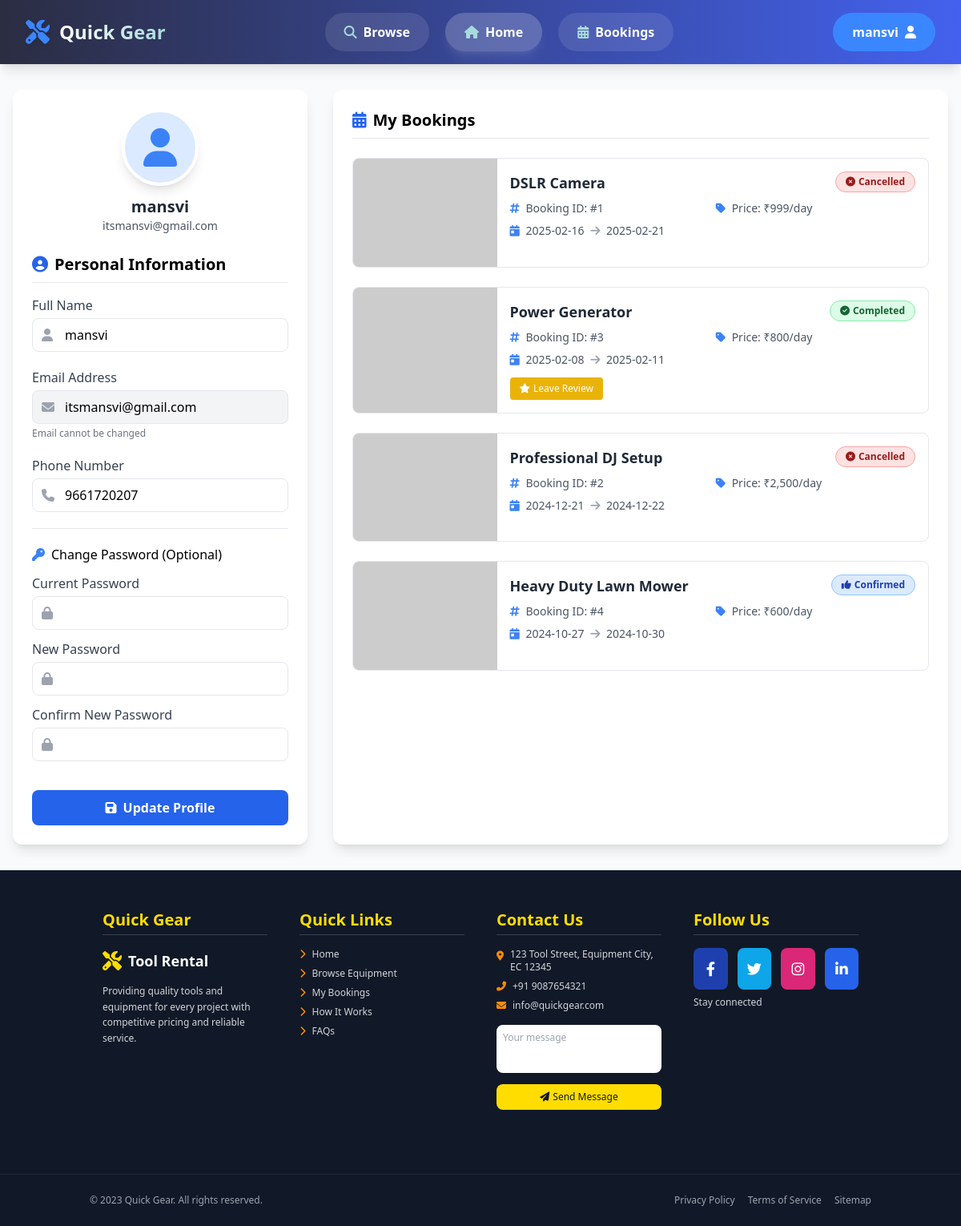
Before: /profile.php (signed in) with the older database file.
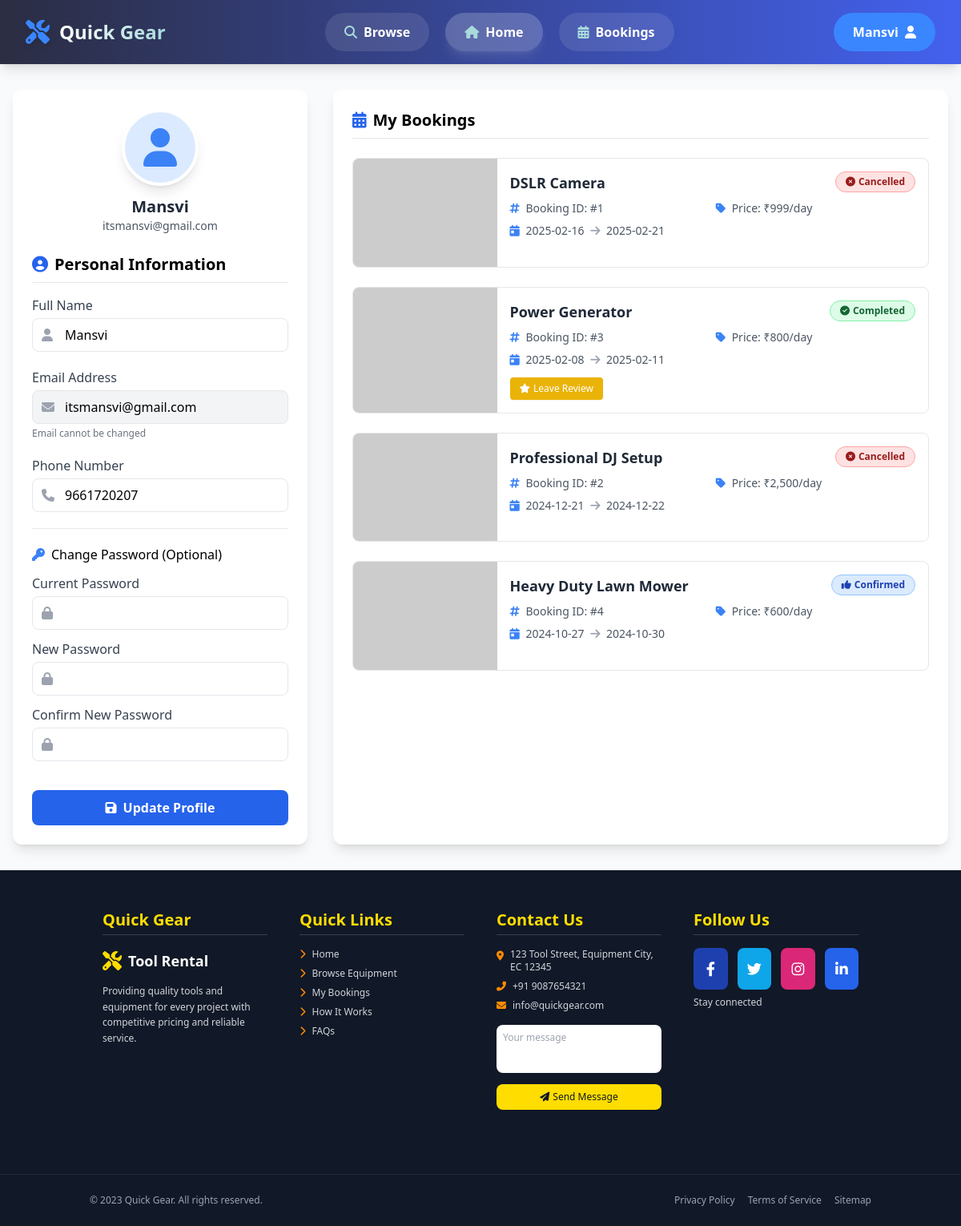
After: the same page with the newer database file.
### tables this page shows
CREATE TABLE `users` (
  `id` int(11) NOT NULL,
  `full_name` varchar(255) NOT NULL,
  `email` varchar(255) NOT NULL,
  `password` varchar(255) NOT NULL,
  `phone` varchar(50) DEFAULT NULL,
  `role` varchar(50) DEFAULT 'user',
  `created_at` timestamp NOT NULL DEFAULT current_timestamp(),
  `updated_at` timestamp NOT NULL DEFAULT current_timestamp() ON UPDATE current_timestamp()
);

### profile.php (the view, shortened to what the changed rows need)
<?php
$user_id = $_SESSION['user_id'];
$host = 'localhost';
$dbname = 'quick-gear-db';
$user = 'root';
$pass = '';
$charset = 'utf8mb4';
$dsn = "mysql:host=$host;dbname=$dbname;charset=$charset";
$options = [
    PDO::ATTR_ERRMODE => PDO::ERRMODE_EXCEPTION,
    PDO::ATTR_DEFAULT_FETCH_MODE => PDO::FETCH_ASSOC,
    PDO::ATTR_EMULATE_PREPARES => false,
];
try {
    $pdo = new PDO($dsn, $user, $pass, $options);
    $stmt = $pdo->prepare("SELECT * FROM users WHERE id = ?");
    $stmt->execute([$user_id]);
    $user_data = $stmt->fetch();
} catch (PDOException $e) {
    $error_message = "Database error: " . $e->getMessage();
    $user_data = [];
    $bookings = [];
}
?>
<!DOCTYPE html>
<html lang="en">
<head>
    <link rel="stylesheet" href="https://cdnjs.cloudflare.com/ajax/libs/font-awesome/6.4.0/css/all.min.css">
    <script src="https://cdn.tailwindcss.com"></script>
</head>
<body class="font-sans m-0 p-0 box-border bg-gray-50">
    <?php include './includes/header.php'; ?>
    <main class="container mx-auto px-4 py-8 max-w-7xl">
        <div class="grid grid-cols-1 md:grid-cols-3 gap-8">
            <div class="md:col-span-1">
                <div class="bg-white rounded-xl shadow-lg p-6 transition duration-300 hover:shadow-xl">
                    <div class="text-center mb-6">
                        <div
                            class="w-24 h-24 rounded-full overflow-hidden mx-auto mb-3 bg-blue-100 border-4 border-white shadow-lg flex items-center justify-center">
                            <i class="fas fa-user text-blue-500 text-5xl"></i>
                        </div>
                        <h3 class="text-xl font-bold text-gray-800">
                            <?php echo htmlspecialchars($user_data['full_name'] ?? 'User'); ?>
                        </h3>
                        <p class="text-gray-600 text-sm"><?php echo htmlspecialchars($user_data['email'] ?? ''); ?></p>
                    </div>
                    <h2 class="text-xl font-bold mb-4 pb-2 border-b border-gray-200 flex items-center">
                        <i class="fas fa-user-circle text-blue-600 mr-2"></i>
                        Personal Information
                    </h2>
                    <form method="post" action="" class="space-y-5" id="profile-form">
                        <div class="relative">
                            <div class="relative">
                                <i class="fas fa-user absolute left-3 top-1/2 -translate-y-1/2 text-gray-400"></i>
                                <input type="text" id="full_name" name="full_name"
                                    value="<?php echo htmlspecialchars($user_data['full_name'] ?? ''); ?>"
                                    class="w-full px-10 py-2 border rounded-lg focus:ring-2 focus:ring-blue-500 focus:border-blue-500">
                            </div>
                        </div>
                        <div class="relative">
                            <div class="relative">
                                <i class="fas fa-envelope absolute left-3 top-1/2 -translate-y-1/2 text-gray-400"></i>
                                <input type="email" id="email" name="email" readonly
                                    value="<?php echo htmlspecialchars($user_data['email'] ?? ''); ?>"
                                    class="w-full px-10 py-2 border rounded-lg bg-gray-100">
                            </div>
                        </div>
                        <div class="relative">
                            <div class="relative">
                                <i class="fas fa-phone absolute left-3 top-1/2 -translate-y-1/2 text-gray-400"></i>
                                <input type="tel" id="phone" name="phone"
                                    value="<?php echo htmlspecialchars($user_data['phone'] ?? ''); ?>"
                                    class="w-full px-10 py-2 border rounded-lg focus:ring-2 focus:ring-blue-500 focus:border-blue-500">
                            </div>
                        </div>
                    </form>
                </div>
            </div>
            <div class="md:col-span-2">
                <div class="bg-white rounded-xl shadow-lg p-6 transition duration-300 hover:shadow-xl h-full">
                    <h2 class="text-xl font-bold mb-6 pb-2 border-b border-gray-200 flex items-center">
                        <i class="fas fa-calendar-alt text-blue-600 mr-2"></i>
                        My Bookings
                    </h2>
                </div>
            </div>
        </div>
    </main>
</body>
</html>

### includes/header.php (shortened to what the changed rows need)
<header
    class="flex justify-between items-center px-8 py-4 bg-gradient-to-r from-[#2b2d42] to-[#4361ee] shadow-lg text-white sticky top-0 z-50 transition-all duration-300">
    <div class="relative group">
        <a id="nav-user" href="<?php echo isset($_SESSION['user_id']) ? 'profile.php' : 'login.php'; ?>"
            class="user-btn relative bg-[#3a86ff] text-white border-none py-3 px-6 rounded-full font-semibold cursor-pointer transition-all duration-300 ease-in-out hover:bg-[#a8dadc] hover:text-[#2b2d42] hover:-translate-y-0.5 hover:shadow-lg flex items-center gap-2 overflow-hidden group">
            <span
                class="relative z-10"><?php echo isset($_SESSION['user_name']) ? htmlspecialchars($_SESSION['user_name']) : 'User'; ?></span>
            <i class="fas fa-user relative z-10"></i>
        </a>
    </div>
</header>

Changed rows visible on the page:
changed users "itsmansvi@gmail.com": full_name "mansvi" → "Mansvi"
Other visible differences:
$_SESSION['user_name']: "mansvi" → "Mansvi"
